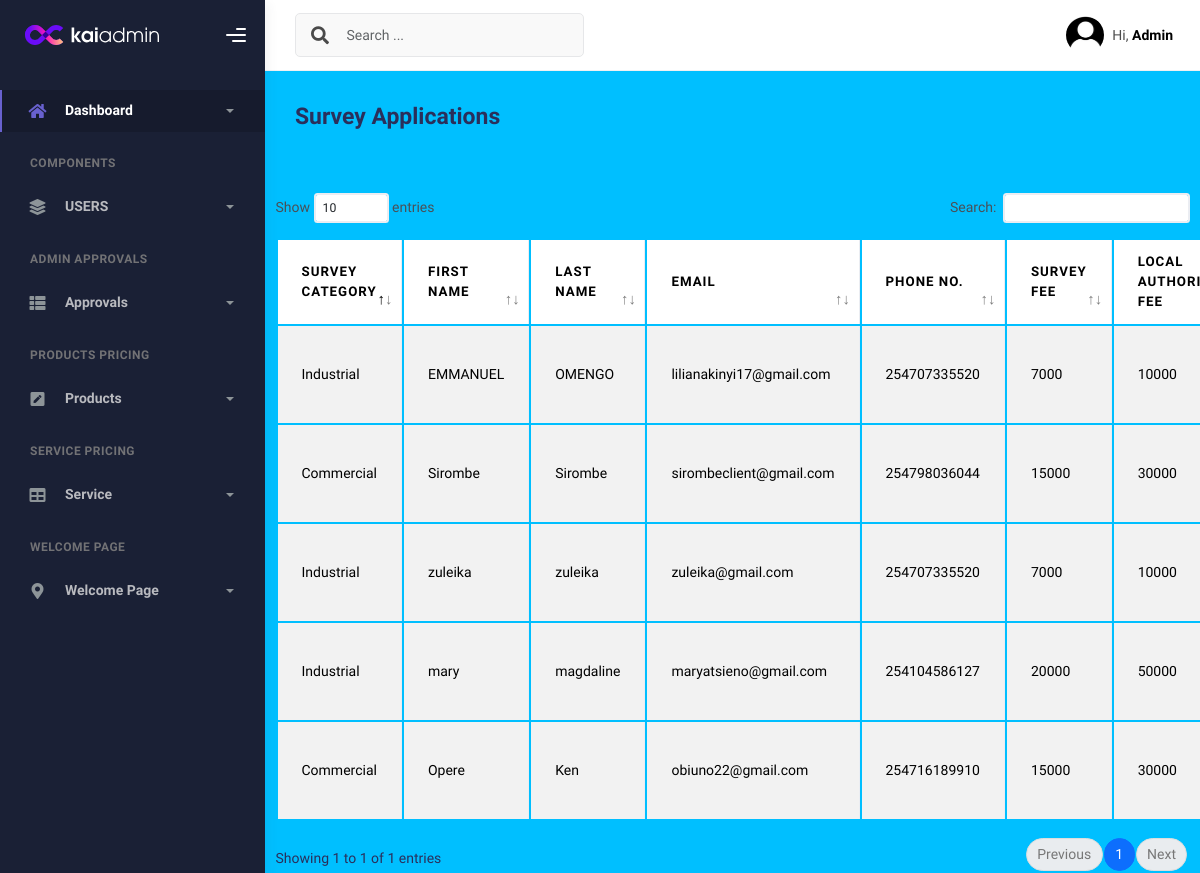
Page /survey_app (signed in) on the earlier database version.
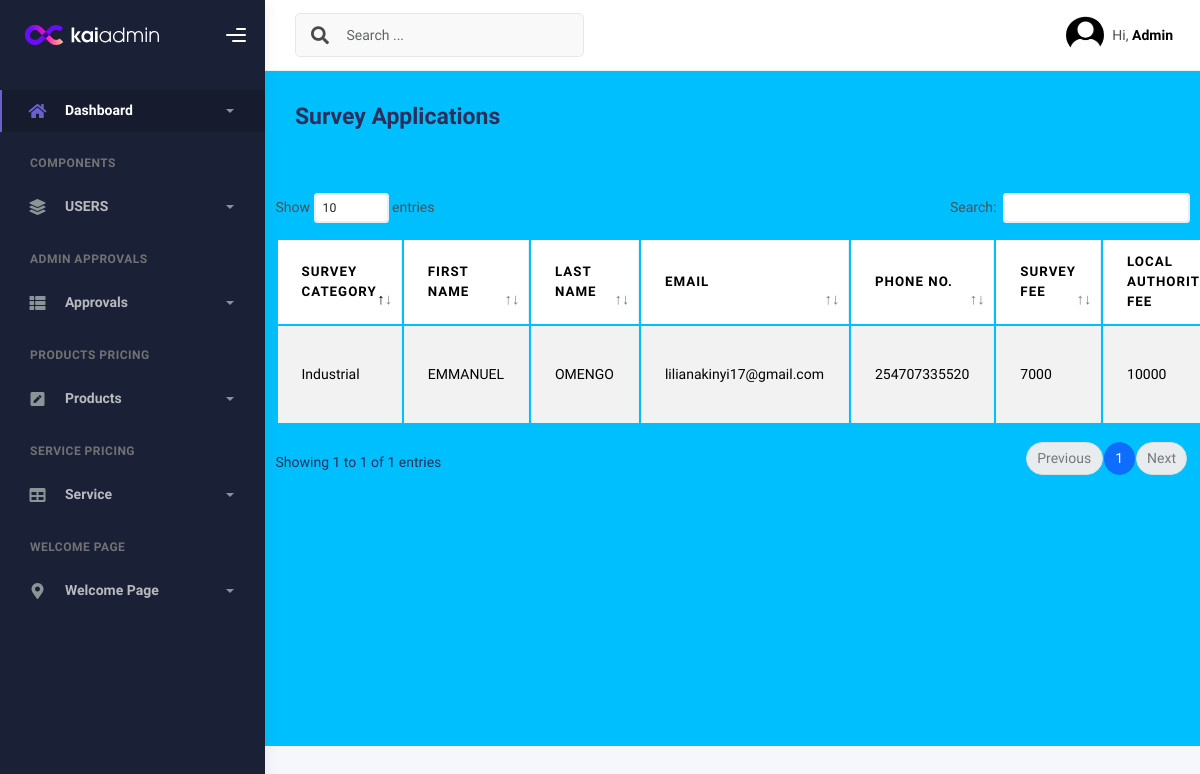
Same page on the later database version.
### admins/models.py (models this page shows, shortened)
class Survey_Application(models.Model):
    Survey_Category = models.CharField(max_length=50, null=False, blank=False)
    First_Name = models.CharField(max_length=20, null=False, blank=False)
    Last_Name = models.CharField(max_length=20, null=False, blank=False)
    Email_Address = models.EmailField(null=False, blank=False)
    Phone_Number = models.PositiveIntegerField(null=False, blank=False)
    Survey_Fee = models.PositiveIntegerField(null=False, blank=False)
    Local_Authority_Fee = models.PositiveIntegerField(null=False, blank=False)
    Total_Amount = models.PositiveIntegerField(null=False, blank=False)
    Mpesa_phone = models.PositiveIntegerField(blank=False, null=True, default='0000000000')
    Amount_paid = models.PositiveIntegerField(blank=False, null=True, default='0')
    depth = models.PositiveIntegerField(blank=False, null=False, default='0')
    height = models.PositiveIntegerField(blank=False, null=False, default='0')
    status_choice = [
        ('Approved', 'Approved'),
        ('Verified', 'Verified')
    ]
    status = models.CharField(max_length=15, null=True, blank=True, default="Verified", choices=status_choice)

### custom_admin/views.py (the view)
# urls.py: path('survey_app', views.survey_app, name='survey_app'),
@staff_member_required
def survey_app(request):
    suv_app = Survey_Application.objects.all()
    return render(request, 'admincustom/surveyapplication.html', {'suv_app': suv_app})

### custom_admin/templates/admincustom/surveyapplication.html (shortened to what this page needs)
{% load static %}
<!DOCTYPE html>
<html lang="en">
<head>
    <link href="https://cdn.jsdelivr.net/npm/bootstrap-icons/font/bootstrap-icons.css" rel="stylesheet">
    <link href="https://cdn.jsdelivr.net/npm/bootstrap@5.3.3/dist/css/bootstrap.min.css" rel="stylesheet"
>
    <link rel="stylesheet" href="{% static 'assets/css/bootstrap.min.css' %}"/>
    <link rel="stylesheet" href="{% static 'assets/css/plugins.min.css' %}"/>
    <link rel="stylesheet" href="{% static 'assets/css/kaiadmin.min.css' %}"/>
</head>
<body>
<div class="wrapper">
    <div class="sidebar" data-background-color="dark">
        <div class="sidebar-logo">
            <div class="logo-header" data-background-color="dark">
                <a href="/custo" class="logo">
                    <img
                            src="{% static 'assets/img/kaiadmin/logo_light.svg' %}"
                            alt="navbar brand"
                            class="navbar-brand"
                            height="20"
                    />
                </a>
                <div class="nav-toggle">
                    <button class="btn btn-toggle toggle-sidebar">
                        <i class="gg-menu-right"></i>
                    </button>
                </div>
            </div>
        </div>
        <div class="sidebar-wrapper scrollbar scrollbar-inner">
            <div class="sidebar-content">
                <ul class="nav nav-secondary">
                    <li class="nav-item active">
                        <a
                                data-bs-toggle="collapse"
                                href="#dashboard"
                                class="collapsed"
                                aria-expanded="false"
                        >
                            <i class="fas fa-home"></i>
                            <p>Dashboard</p>
                            <span class="caret"></span>
                        </a>
                    </li>
                    <li class="nav-section">
                        <h4 class="text-section">Components</h4>
                    </li>
                    <li class="nav-item">
                        <a data-bs-toggle="collapse" href="#base">
                            <i class="fas fa-layer-group"></i>
                            <p>USERS</p>
                            <span class="caret"></span>
                        </a>
                    </li>
                    <li class="nav-section">
                        <h4 class="text-section">ADMIN APPROVALS</h4>
                    </li>
                    <li class="nav-item">
                        <a data-bs-toggle="collapse" href="#sidebarLayouts">
                            <i class="fas fa-th-list"></i>
                            <p>Approvals</p>
                            <span class="caret"></span>
                        </a>
                    </li>
                    <li class="nav-section">
                        <h4 class="text-section">PRODUCTS PRICING</h4>
                    </li>
                    <li class="nav-item">
                        <a data-bs-toggle="collapse" href="#forms">
                            <i class="fas fa-pen-square"></i>
                            <p>Products</p>
                            <span class="caret"></span>
                        </a>
                    </li>
                    <li class="nav-section">
                        <h4 class="text-section">SERVICE PRICING</h4>
                    </li>
                    <li class="nav-item">
                        <a data-bs-toggle="collapse" href="#tables">
                            <i class="fas fa-table"></i>
                            <p>Service</p>
                            <span class="caret"></span>
                        </a>
                    </li>
                    <li class="nav-section">
                        <h4 class="text-section">WELCOME PAGE</h4>
                    </li>
                    <li class="nav-item">
                        <a data-bs-toggle="collapse" href="#maps">
                            <i class="fas fa-map-marker-alt"></i>
                            <p>Welcome Page</p>
                            <span class="caret"></span>
                        </a>
                    </li>
                </ul>
            </div>
        </div>
    </div>
    <div class="main-panel">
        <div class="main-header">
            <nav
                    class="navbar navbar-header navbar-header-transparent navbar-expand-lg border-bottom"
            >
                <div class="container-fluid">
                    <nav
                            class="navbar navbar-header-left navbar-expand-lg navbar-form nav-search p-0 d-none d-lg-flex"
                    >
                        <div class="input-group">
                            <div class="input-group-prepend">
                                <button type="submit" class="btn btn-search pe-1">
                                    <i class="fa fa-search search-icon"></i>
                                </button>
                            </div>
                            <input
                                    type="text"
                                    placeholder="Search ..."
                                    class="form-control"
                            />
                        </div>
                    </nav>
                    <ul class="navbar-nav topbar-nav ms-md-auto align-items-center">
                        <li class="nav-item topbar-user dropdown hidden-caret">
                            <a
                                    class="dropdown-toggle profile-pic"
                                    data-bs-toggle="dropdown"
                                    href="#"
                                    aria-expanded="false"
                            >
                                <div class="avatar-sm">
                                    <img
                                            src="{% static 'assets/img/profile4.jpg' %}"
                                            alt="..."
                                            class="avatar-img rounded-circle"
                                    />
                                </div>
                                <span class="profile-username">
                      <span class="op-7">Hi,</span>
                      <span class="fw-bold">Admin</span>
                    </span>
                            </a>
                        </li>
                    </ul>
                </div>
            </nav>
        </div>
        <div class="container" style="background-color: deepskyblue">
            <div class="page-inner">
                <div
                        class="d-flex align-items-left align-items-md-center flex-column flex-md-row pt-2 pb-4"
                >
                    <div>
                        <h3 class="fw-bold mb-3">Survey Applications</h3>
                    </div>
                </div>
            </div>
            <div class="row">
                <div class="table-responsive">
                    <table id="adminTable" class="table table-striped table-bordered">
                        <thead>
                        <tr>
                            <th>Survey Category</th>
                            <th>First Name</th>
                            <th>Last Name</th>
                            <th>Email</th>
                            <th>Phone No.</th>
                            <th>Survey Fee</th>
                            <th>Local Authority Fee</th>
                        </tr>
                        </thead>{% for suv in suv_app %}
                        <tbody>
                        <tr>
                            <td>{{ suv.Survey_Category }}</td>
                            <td>{{ suv.First_Name }}</td>
                            <td>{{ suv.Last_Name }}</td>
                            <td>{{ suv.Email_Address }}</td>
                            <td>{{ suv.Phone_Number }}</td>
                            <td>{{ suv.Survey_Fee }}</td>
                            <td>{{ suv.Local_Authority_Fee }}</td>
                        </tr>
                        </tbody>{% endfor %}
                    </table>
                </div>
            </div>
        </div>
    </div>
</div>
</body>
</html>

Differences in the rows shown:
removed Survey_Application: Survey_Category "Commercial", First_Name "Sirombe", Last_Name "Sirombe", Email_Address "sirombeclient@gmail.com", Phone_Number "254798036044", Survey_Fee "15000", Local_Authority_Fee "30000"
removed Survey_Application: Survey_Category "Industrial", First_Name "zuleika", Last_Name "zuleika", Email_Address "zuleika@gmail.com", Phone_Number "254707335520", Survey_Fee "7000", Local_Authority_Fee "10000"
removed Survey_Application: Survey_Category "Industrial", First_Name "mary", Last_Name "magdaline", Email_Address "maryatsieno@gmail.com", Phone_Number "254104586127", Survey_Fee "20000", Local_Authority_Fee "50000"
removed Survey_Application: Survey_Category "Commercial", First_Name "Opere", Last_Name "Ken", Email_Address "obiuno22@gmail.com", Phone_Number "254716189910", Survey_Fee "15000", Local_Authority_Fee "30000"
